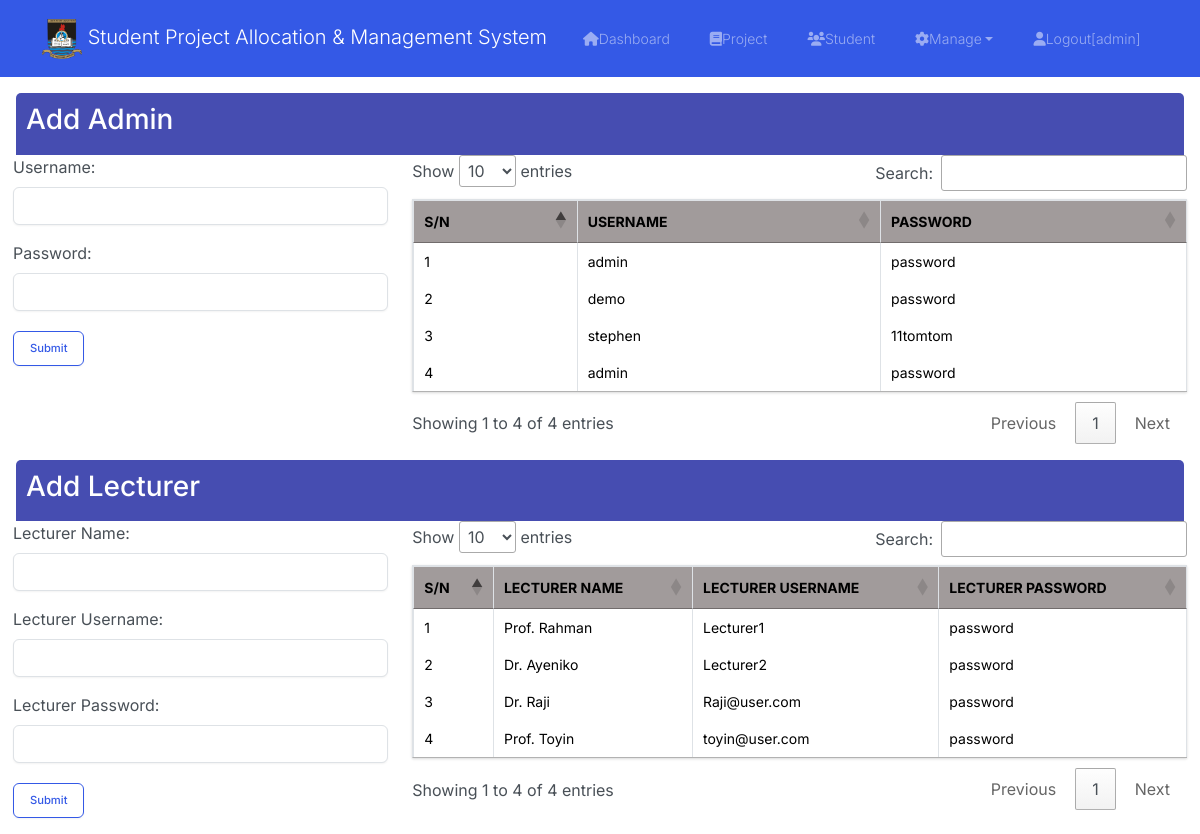
Screenshot of /user.php with the database file from the repository.
### tables this page shows
CREATE TABLE `lecturer` (
  `id` int(11) NOT NULL,
  `name` varchar(100) NOT NULL,
  `username` varchar(50) NOT NULL,
  `password` varchar(255) NOT NULL
);

### user.php (the view, shortened to what this page needs)
<?php require 'init.php'; ?>
<?php include 'head.php'; ?>
<body>
	<?php include 'dashboard_navbar.php'; ?>
	<div class="content">
		<section class="profile inct m-3">
			<div class="gen-Head">
				<h3>Add Admin</h3>
			</div>
			<div class="row">
				<div class="col-md-4">
					<form method="post">
						<div class="form-group">
							<label class="control-label">Username:</label>
							<input type="text" name="username" class="form-control" required>
						</div>
						<div class="form-group">
							<label class="control-label">Password:</label>
							<input type="text" name="password" class="form-control" required>
						</div>
						<button name="submit" class="btn btn-outline-primary mt-1">Submit</button>
					</form>
				</div>
				<div class="col-md-8">
					<table class="table table-bordered table-hover project_table">
						<thead>
							<tr>
								<th>S/N</th>
								<th>Username</th>
								<th>Password</th>
							</tr>
						</thead>
						<tbody>
							<?php
							$query = $db->query("SELECT * FROM auth");
							$rows = $query->fetchAll(PDO::FETCH_OBJ);
							foreach ($rows as $row) {
								$name = $row->username;
								$id = $row->id;
								$passkey = $row->password;
							?>
								<tr>
									<td><?php echo $id; ?></td>
									<td><?php echo $name; ?></td>
									<td><?php echo $passkey; ?></td>
								</tr>
							<?php
							}
							?>
						</tbody>
					</table>
				</div>
			</div>
		</section>
		<section class="profile inct m-3">
			<div class="gen-Head">
				<h3>Add Lecturer</h3>
			</div>
			<div class="row">
				<div class="col-md-4">
					<form method="post">
						<div class="form-group">
							<label class="control-label">Lecturer Name:</label>
							<input type="text" name="name" class="form-control" required>
						</div>
						<div class="form-group">
							<label class="control-label">Lecturer Username:</label>
							<input type="text" name="username" class="form-control" required>
						</div>
						<div class="form-group">
							<label class="control-label">Lecturer Password:</label>
							<input type="text" name="password" class="form-control" required>
						</div>
						<button name="submitL" class="btn btn-outline-primary mt-1">Submit</button>
					</form>
				</div>
				<div class="col-md-8">
					<table class="table table-bordered table-hover project_table">
						<thead>
							<tr>
								<th>S/N</th>
								<th>Lecturer Name</th>
								<th>Lecturer Username</th>
								<th>Lecturer Password</th>
							</tr>
						</thead>
						<tbody>
							<?php
							$query = $db->query("SELECT * FROM lecturer");
							$rows = $query->fetchAll(PDO::FETCH_OBJ);
							foreach ($rows as $row) {
								$name = $row->name;
								$id = $row->id;
								$username = $row->username;
								$passkey = $row->password;
							?>
								<tr>
									<td><?php echo $id; ?></td>
									<td><?php echo $name; ?></td>
									<td><?php echo $username; ?></td>
									<td><?php echo $passkey; ?></td>
								</tr>
							<?php
							}
							?>
						</tbody>
					</table>
				</div>
			</div>
		</section>
	</div>
<?php include 'footer.php'; ?>

### css/styles.css (style rules this page uses)
* { padding: 0; margin: 0; box-sizing: border-box; }
.project_table { font-size: 12px; }
.project_table th, .project_table td { padding: 5px; }
.project_table thead th { background-color: #a19b9b; }
.content { border-radius: 10px; border-left: #010911; }

### css/profilesty.css (style rules this page uses)
* { padding: 0; margin: 0; box-sizing: border-box; }
.project_table { font-size: 12px; }
.project_table th, .project_table td { padding: 5px; }
.project_table thead th { background-color: #a19b9b; }
::placeholder { font-size: 0.9rem; font-weight: 400; line-height: 1.5; }
.form-control { display: block; width: 100%; height: 2.375rem; background-color: #f0f1ff; border: 1px solid #a7c0f5; border-radius: 5px; font-weight: 600; padding: 0.375rem 0.75rem; min-width: 100px; max-width: 600px; margin-right: auto; margin-left: auto; }
.gen-Head { padding: 10px; color: #ffffff; border-radius: 5px 5px 0px 0px; background-color: #464db1; }
@media only screen and (max-width: 1200px) { .form-control { margin: 0; } }

### rows the page displays
lecturer: id "1", name "Prof. Rahman", username "Lecturer1", password "password"
lecturer: id "2", name "Dr. Ayeniko", username "Lecturer2", password "password"
lecturer: id "3", name "Dr. Raji", username "Raji@user.com", password "password"
lecturer: id "4", name "Prof. Toyin", username "toyin@user.com", password "password"

### other values shown
$id "1"
$name "admin"
$passkey "password"
$id "2"
$name "demo"
$id "3"
$name "stephen"
$passkey "11tomtom"
$id "4"
